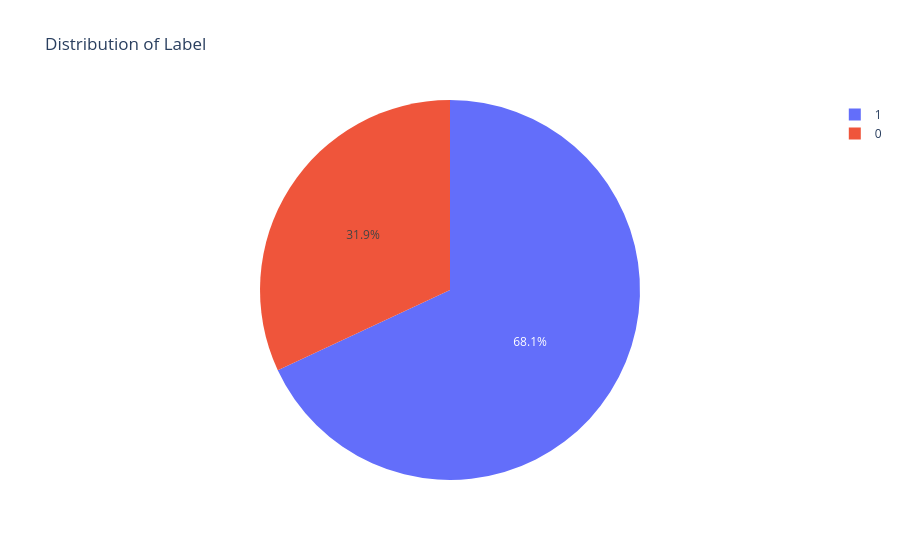

The code cell stored with this chart in its notebook:
### Markdown cell above
# 3. EDA

### Code cell
counts = df['label'].value_counts()
fig = px.pie(counts, values=counts.values, names=counts.index, title='Distribution of Label')
fig.show()

### Figure 1 — Plotly figure (JSON) as saved in the notebook; plotly's stock layout.template omitted (floating-point values rounded to 4 significant figures)
{"data": [{"domain": {"x": [0, 1], "y": [0, 1]}, "hovertemplate": "label=%{label}<br>value=%{value}<extra></extra>", "labels": [1, 0], "legendgroup": "", "name": "", "showlegend": true, "type": "pie", "values": [119341, 56000]}], "layout": {"legend": {"tracegroupgap": 0}, "title": {"text": "Distribution of Label"}}}
